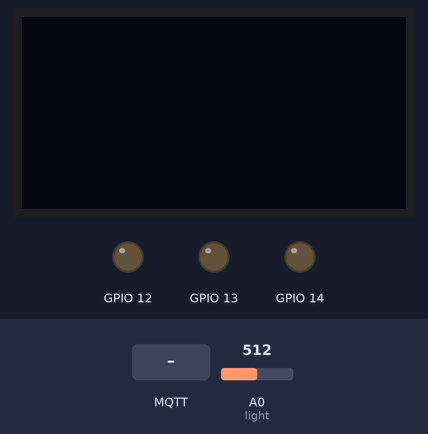
Recording of a program running on a simulated ESP8266 board running MicroPython. Parts: 128×64 one-colour display, output pins drawn as LEDs (lit = HIGH). The inputs (shaded band) are chosen by the test bench; at power-on: A0 (light) = 512 (analog values on the 0–1023 scale). WiFi joins after 1.5 s; no MQTT or app messages arrive unless stated; the interpreter's speed is modelled, so counts of loop turns are approximate; the clock reads 2024-03-15 10:24:30 at power-on unless the program sets it; library files of the repository ran but are not shown: ssd1306.py; what the program prints to the serial console is not drawn.

Above: at 2.8 s.
2.9 s: MQTT message "ON" arrives on the first subscribed topic
At 4.0 s:
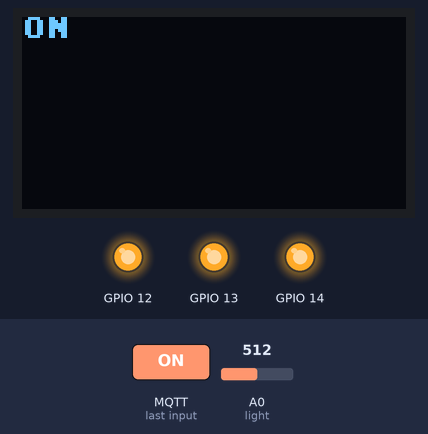
4.4 s: MQTT message "OFF" arrives on the first subscribed topic
At 5.1 s:
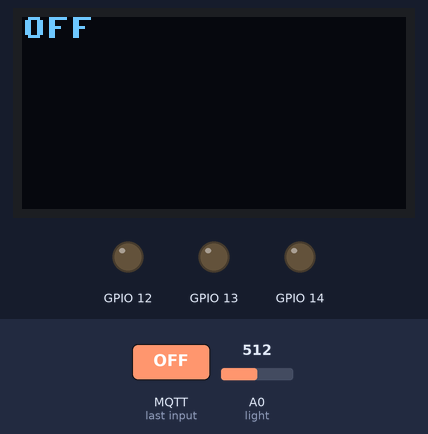
5.9 s: MQTT message "AUTO" arrives on the first subscribed topic
At 6.2 s:
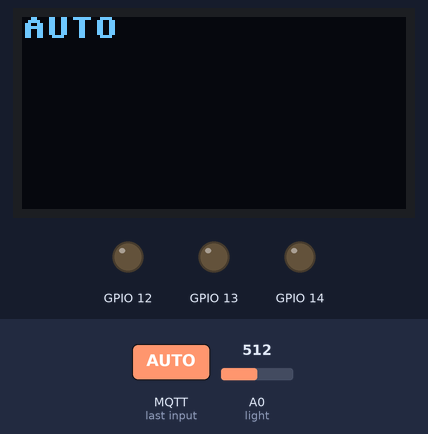
7.4 s: MQTT message "1" arrives on the first subscribed topic
At 8.5 s:
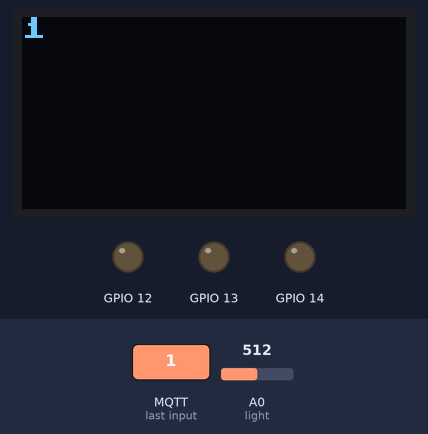
8.9 s: MQTT message "on" arrives on the first subscribed topic
At 9.7 s:
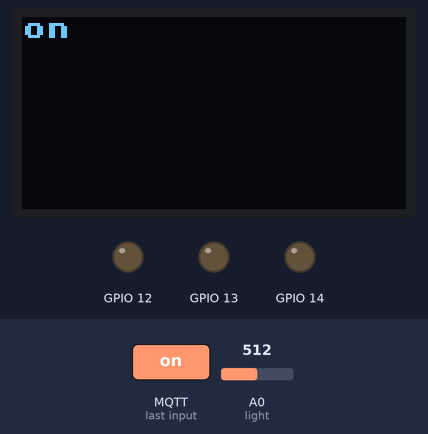
10.4 s: MQTT message "off" arrives on the first subscribed topic
At 10.8 s:
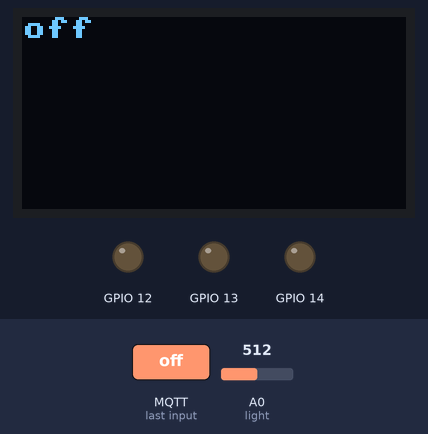
Timing chart, 0 to 12.9 s (numbered marks = the images above; inputs shaded):
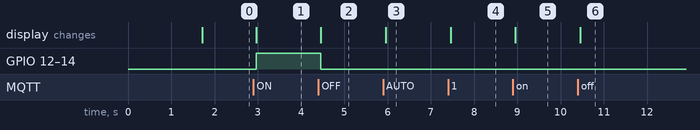

Measured:
- after the input at 2.9 s, GPIO 12–14: LOW → HIGH after 0.06 s; the display: changes after 0.06 s (image 1)
- after the input at 4.4 s, GPIO 12–14: HIGH → LOW after 0.06 s; the display: changes after 0.06 s (image 2)
- after the input at 5.9 s, the display: changes after 0.06 s (image 3)
- after the input at 7.4 s, the display: changes after 0.06 s (image 4)
- after the input at 8.9 s, the display: changes after 0.06 s (image 5)
- after the input at 10.4 s, the display: changes after 0.06 s (image 6)

The program:

main.py
```python
#########################匯入模組#########################
from umqtt.simple import MQTTClient
import sys
import time
import mcu
from machine import ADC, I2C, Pin
import ssd1306


#########################函式與類別定義#########################
def on_message(topic, msg):
    global m
    msg = msg.decode("utf-8")  # Byte to str
    topic = topic.decode("utf-8")
    print(f"my subscribe topic:{topic}, msg:{msg}")
    m = msg


def oled_text_multiline(oled, text, x=0, y=0):
    """在 SSD1306 上顯示文字 — 取消自動換行與手動換行支援（全關）。"""
    if text is None:
        return
    # 移除 CR 與 LF，並將 LF 以空白取代，避免自動或手動換行
    text = str(text).replace("\r", "").replace("\n", " ")
    max_chars = oled.width // 8
    max_lines = oled.height // 8
    lines = []
    start = 0
    # 直接以固定寬度切割（不自動換行或以單字斷詞）
    while start < len(text) and len(lines) < max_lines:
        lines.append(text[start:start + max_chars])
        start += max_chars

    # 顯示時若超過高度則截斷
    for i, line in enumerate(lines):
        oled.text(line, x, y + i * 8)


def _char_width(c):
    # 粗略估算：ASCII 字元寬度 1，非 ASCII（如中文）視為 2
    try:
        return 1 if ord(c) < 128 else 2
    except Exception:
        return 1


def oled_text_paginate(oled, text):
    """將文字分為多頁 — 取消手動與自動換行（全關），以固定字元數切分填滿每頁再分頁。"""
    if text is None or text == "":
        return [[""]]

    # 移除 CR 與 LF（不支援手動換行），直接以固定字元數切分
    text = str(text).replace("\r", "").replace("\n", "")
    max_chars = oled.width // 8
    max_lines = oled.height // 8

    # 直接以固定字元長度切分為行（不做自動換行或斷字）
    lines = []
    start = 0
    while start < len(text):
        lines.append(text[start:start + max_chars])
        start += max_chars

    # 分頁
    pages = []
    for i in range(0, len(lines), max_lines):
        pages.append(lines[i : i + max_lines])
    if not pages:
        pages = [[""]]
    return pages


def oled_show_page(oled, page_lines, x=0, y=0):
    oled.fill(0)
    for i, line in enumerate(page_lines):
        oled.text(line, x, y + i * 8)
    oled.show()
def display_message(init_y, msg):
    """
    在 OLED 顯示訊息,自動換行
    :param init_y: 說明
    :param msg: 說明
    """
    oled.fill(0)
    oled.text(message, 0, 0)
    oled.show()
#########################宣告與設定#########################
wi = mcu.wifi()
wi.setup(ap_active=False, sta_active=True)
if wi.connect("Singular_AI", "Singular#1234"):
    print(f"IP={wi.ip}")

mq_server = "mqtt.singularinnovation-ai.com"
# mq_server = "192.168.68.114"
mqttClientId = "mars"  # 大家要不一樣, 只使用英文, 不要使用中文或特殊符號
mqtt_username = "singular"  # 這是登入伺服器的帳號, 大家都一樣
mqtt_password = "Singular#1234"  # 這是登入伺服器的密碼, 大家都一樣
mqtt = mcu.MQTT(mqttClientId, mq_server, mqtt_username, mqtt_password, keepalive=60)
mqtt.connect()
mqtt.subscribe("ori", on_message)  # 訂閱主題, 有訊息時呼叫 on_message 函式
gpio = mcu.gpio()
LED = mcu.LED(gpio.D5, gpio.D6, gpio.D7, pwm=False)
LED.LED_open(0, 0, 0)
light = ADC(0)
m = ""
i2c = I2C(scl=Pin(gpio.D1), sda=Pin(gpio.D2))
oled = ssd1306.SSD1306_I2C(128, 64, i2c)
#########################主程式#########################

# 分頁顯示相關狀態
previous_m = None
oled_pages = [[""]]
oled_page_idx = 0
page_display_time = 1.5
last_page_time = time.time()

while True:
    mqtt.check_msg()

    # 當消息改變時重建分頁
    if m != previous_m:
        oled_pages = oled_text_paginate(oled, m)
        oled_page_idx = 0
        last_page_time = time.time()
        previous_m = m

    # 顯示當前頁面（若只有一頁即固定顯示）
    oled_show_page(oled, oled_pages[oled_page_idx])

    # 多頁自動翻頁
    if len(oled_pages) > 1 and (time.time() - last_page_time) > page_display_time:
        oled_page_idx = (oled_page_idx + 1) % len(oled_pages)
        last_page_time = time.time()

    # LED 控制邏輯
    if m == "ON":
        LED.LED_open(1, 1, 1)
    elif m == "OFF":
        LED.LED_open(0, 0, 0)
    elif m == "AUTO":
        if light.read() > 700:
            LED.LED_open(1, 1, 1)
    else:
        LED.LED_open(0, 0, 0)

    time.sleep(0.1)
```

mcu.py
```python
import network
import sys
from machine import PWM, Pin
from umqtt.simple import MQTTClient


class gpio:
    def __init__(self):
        self._D0 = 16
        self._D1 = 5
        self._D2 = 4
        self._D3 = 0
        self._D4 = 2
        self._D5 = 14
        self._D6 = 12
        self._D7 = 13
        self._D8 = 15
        self._SDD3 = 10
        self._SDD2 = 9

    @property
    def D0(self):
        return self._D0

    @property
    def D1(self):
        return self._D1

    @property
    def D2(self):
        return self._D2

    @property
    def D3(self):
        return self._D3

    @property
    def D4(self):
        return self._D4

    @property
    def D5(self):
        return self._D5

    @property
    def D6(self):
        return self._D6

    @property
    def D7(self):
        return self._D7

    @property
    def D8(self):
        return self._D8

    @property
    def SDD3(self):
        return self._SDD3

    @property
    def SDD2(self):
        return self._SDD2


class wifi:
    def __init__(self, ssid=None, password=None):
        """
        初始化 WIFI 模組
        ssid: WIFI 名稱
        password: WIFI 密碼
        """
        self.sta = network.WLAN(network.STA_IF)
        self.ap = network.WLAN(network.AP_IF)
        self.ssid = ssid
        self.password = password
        self.ap_active = False
        self.sta_active = False
        self.ip = None

    def setup(self, ap_active=False, sta_active=False):
        """
        設定WIFI模組
        ap_active: 是否啟用AP模式
        sta_active: 是否啟用STA模式
        使用方法:
        wi.setup(ap_active = True|False, sta_active = True|False)
        ||是or,&&是and.在語意上|是or,可是寫程式時要是||
        """
        self.ap_active = ap_active
        self.sta_active = sta_active
        self.ap.active(self.ap_active)
        self.sta.active(self.sta_active)

    def scan(self):
        """
        搜尋 WIFI
        返回: WIFI 列表

        使用方法:
        wi.scan()
        """
        if self.sta_active:
            wifi_list = self.sta.scan()
            print("Scan result:")
            for i in range(len(wifi_list)):
                print(wifi_list[i][0])
        else:
            print("STA 模式未啟用")

    def connect(self, ssid=None, password=None) -> bool:
        """
        連接 WIFI
        ssid: WIFI 名稱
        password: WIFI 密碼

        使用方法:
        wi.connect("WIFI_NAME", "PASSWORD")
        或在初始化時有設定過就可以不用再設定
        wi.connect()
        """
        ssid = ssid if ssid is not None else self.ssid
        password = password if password is not None else self.password

        if not self.sta_active:
            print("STA 模式未啟動")
            return False
        if ssid is None or password is None:
            print("SSID(WIFI名稱) 或密碼未設定")
            return False
        if self.sta_active:
            self.sta.connect(ssid, password)
            while not (self.sta.isconnected()):
                pass
            self.ip = self.sta.ifconfig()[0]  # 取得IP位址
            print("connect successfully", self.sta.ifconfig())
            return True


class LED:
    def __init__(self, r_pin, g_pin, b_pin, pwm: bool = False):
        """
        LED類別用於管理RGB LED

        屬性:
             RED(Pin):紅色LED。
             GREEN(Pin):綠色LED。
             BLUE(Pin):藍色LED。
        方法:
             __init__(r_pin, g_pin, b_pin, pwm=False):初始化LED。
             當 pwm=False 時，使用 Pin 控制 LED。
             當 pwm=True 時，使用 PWM 控制 LED。
             RED.value(value):設定紅色LED的狀態或亮度。
             GREEN.value(value):設定綠色LED的狀態或亮度。
             BLUE.value(value):設定藍色LED的狀態或亮度。
             RED.duty(duty):設定紅色LED的PWM佔空比(僅當 pwm=True 時可用)。
             GREEN.duty(duty):設定綠色LED的PWM佔空比(僅當 pwm=True 時可用)。
             BLUE.duty(duty):設定藍色LED的PWM佔空比( 僅當 pwm=True 時可用)。
        """

        # 因為LED還沒被創造出來所以先用self來儲存參數，等到創造出來後再用LED的屬性來儲存
        # 這樣才能在LED物件當中的其他指令使用這些變數
        # 例如: self.RED = Pin(r_pin, Pin.OUT)，這樣才能在其他方法使用self.RED來控制紅色LED
        # __init__是初始化，也就是要求使用LED這個物件的時候要提供的傳入參數
        # 例如: led = LED(r_pin=5, g_pin=6, b_pin=7, pwm=False)
        self.pwm = pwm
        if pwm == False:
            self.RED = Pin(r_pin, Pin.OUT)
            self.GREEN = Pin(g_pin, Pin.OUT)
            self.BLUE = Pin(b_pin, Pin.OUT)
        else:
            frequency = 1000  # 設定 PWM 頻率為 1000Hz
            duty_cycle = 0
            self.RED = PWM(Pin(r_pin), freq=frequency, duty=duty_cycle)
            self.GREEN = PWM(Pin(g_pin), freq=frequency, duty=duty_cycle)
            self.BLUE = PWM(Pin(b_pin), freq=frequency, duty=duty_cycle)

    def LED_open(self, RED_value, GREEN_value, BLUE_value):
        """
        LED開啟方法
        LED_open(RED_value, GREEN_value, BLUE_value)
        例如:
        led = LED(r_pin=5, g_pin=6, b_pin=7, pwm=False)
        led.LED_open(1, 0, 0)  # 開啟RED_LED, 關閉GREEN_LED和BLUE_LED

        led = LED(r_pin=5, g_pin=6, b_pin=7, pwm=True)
        led.LED_open(512, 0, 0)  # 設定RED_LED亮度為512, 關閉GREEN_LED和BLUE_LED
        """
        if self.pwm == False:
            self.RED.value(RED_value)
            self.GREEN.value(GREEN_value)
            self.BLUE.value(BLUE_value)
        else:
            self.RED.duty(RED_value)
            self.GREEN.duty(GREEN_value)
            self.BLUE.duty(BLUE_value)


class MQTT:
    def __init__(self, client_id, server, user, password, keepalive):
        # 創建MQTT客戶端並連接到服務器。
        # server (str):Server網址。
        # user (str):帳號。
        # password (str):密碼。
        # keepalive (int):保持連線時間。
        self.mqtt_client = MQTTClient(
            client_id, server, user=user, password=password, keepalive=keepalive
        )

    def connect(self):
        # 連接到MQTT服務器。
        try:
            self.mqtt_client.connect()
        except:
            sys.exit()
        finally:
            print("connected MQTT server")

    def subscribe(self, topic: str, callback: function):
        # 訂閱主題並設置回調函數。
        # topic (str):主題名稱。
        # callback (function):接收訊息時調用的函數。
        self.mqtt_client.set_callback(callback)
        self.mqtt_client.subscribe(topic)

    def check_msg(self):
        # 檢查是否有新訊息並調用回調函數。
        self.mqtt_client.check_msg()
        self.mqtt_client.ping()
    def publish(self, topic: str, msg: str):
        topic=topic.encode('utf-8')
        msg=msg.encode('utf-8')
        self.mqtt_client.publish(topic, msg)
```
